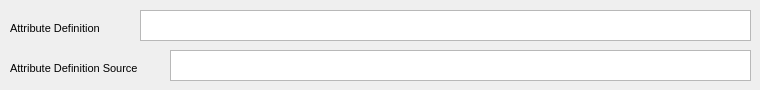
      <widget class="QWidget" name="tab_3">
       <attribute name="title">
        <string>Definition 1</string>
       </attribute>
       <widget class="QLabel" name="label_8">
        <property name="geometry">
         <rect>
          <x>10</x>
          <y>20</y>
          <width>211</width>
          <height>16</height>
         </rect>
        </property>
        <property name="font">
         <font>
          <pointsize>8</pointsize>
         </font>
        </property>
        <property name="text">
         <string>Attribute Definition</string>
        </property>
       </widget>
       <widget class="QTextEdit" name="teAttributeDef1">
        <property name="geometry">
         <rect>
          <x>140</x>
          <y>10</y>
          <width>611</width>
          <height>31</height>
         </rect>
        </property>
        <property name="font">
         <font>
          <pointsize>8</pointsize>
         </font>
        </property>
       </widget>
       <widget class="QLabel" name="label_9">
        <property name="geometry">
         <rect>
          <x>10</x>
          <y>60</y>
          <width>151</width>
          <height>16</height>
         </rect>
        </property>
        <property name="font">
         <font>
          <pointsize>8</pointsize>
         </font>
        </property>
        <property name="text">
         <string>Attribute Definition Source</string>
        </property>
       </widget>
       <widget class="QTextEdit" name="teAttributeSource1">
        <property name="geometry">
         <rect>
          <x>170</x>
          <y>50</y>
          <width>581</width>
          <height>31</height>
         </rect>
        </property>
        <property name="font">
         <font>
          <pointsize>8</pointsize>
         </font>
        </property>
       </widget>
      </widget>
